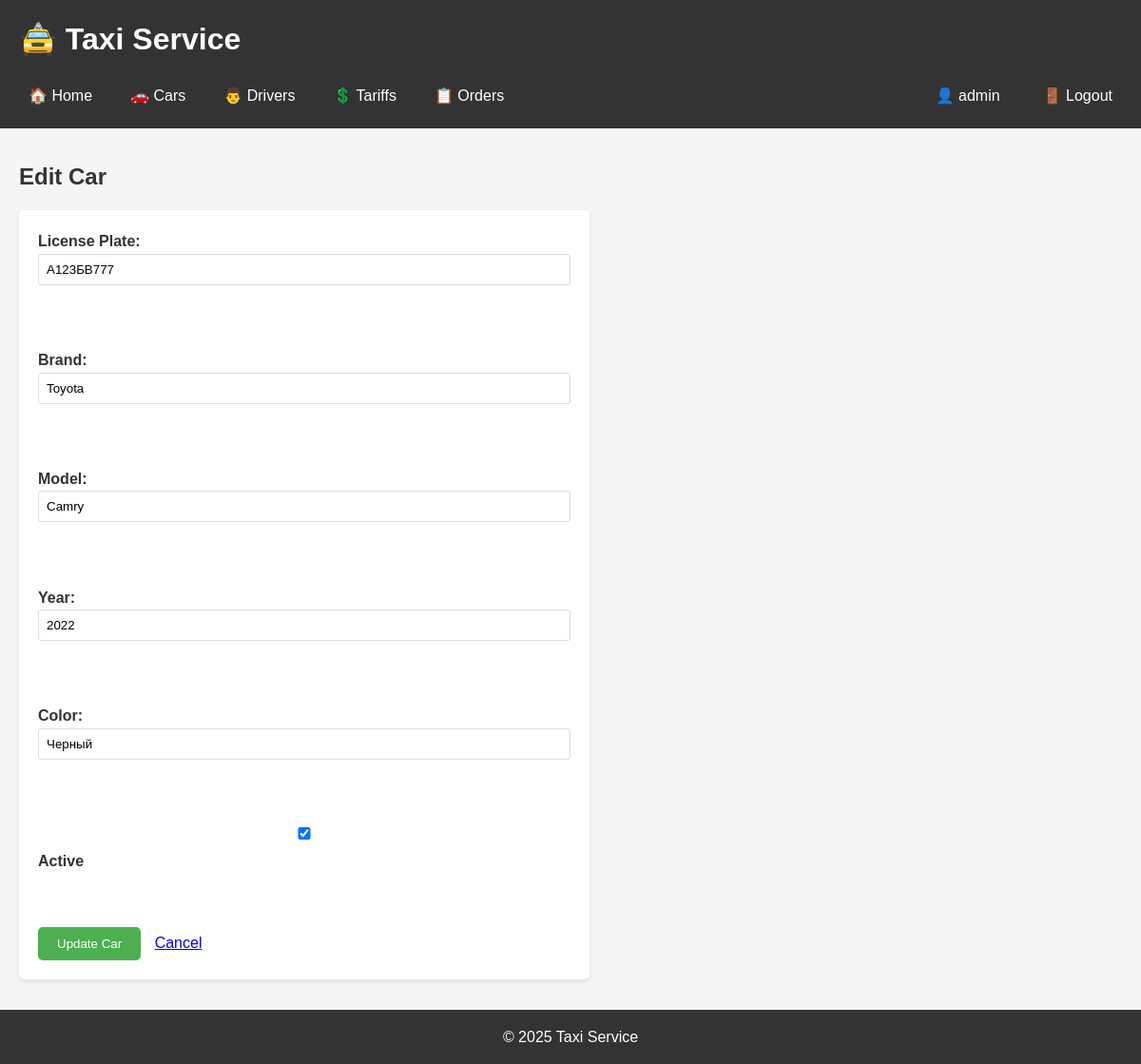
Screenshot of /pages/car_form.php?id=1 (signed in) with the database file from the repository.
### tables this page shows
CREATE TABLE `cars` (
  `car_id` int(11) NOT NULL,
  `license_plate` varchar(20) NOT NULL,
  `brand` varchar(50) NOT NULL,
  `model` varchar(50) NOT NULL,
  `year` int(11) NOT NULL,
  `color` varchar(30) DEFAULT NULL,
  `is_active` tinyint(1) DEFAULT 1
);

### pages/car_form.php (the view, shortened to what this page needs)
<?php
require_once "../includes/auth.php";
$car = null;
if (isset($_GET["id"])) {
    $stmt = $pdo->prepare("SELECT * FROM cars WHERE car_id = ?");
    $stmt->execute([$_GET["id"]]);
    $car = $stmt->fetch();
}
include "../includes/header.php";
?>
<h2><?= $car ? "Edit Car" : "Add Car" ?></h2>
<form action="../actions/<?= $car ? "edit" : "add" ?>_car.php" method="POST">
    <label>License Plate:<br><input type="text" name="license_plate" value="<?= htmlspecialchars($car["license_plate"] ?? "") ?>" required></label><br><br>
    <label>Brand:<br><input type="text" name="brand" value="<?= htmlspecialchars($car["brand"] ?? "") ?>" required></label><br><br>
    <label>Model:<br><input type="text" name="model" value="<?= htmlspecialchars($car["model"] ?? "") ?>" required></label><br><br>
    <label>Year:<br><input type="number" name="year" value="<?= $car["year"] ?? "" ?>" required></label><br><br>
    <label>Color:<br><input type="text" name="color" value="<?= htmlspecialchars($car["color"] ?? "") ?>"></label><br><br>
    <label><input type="checkbox" name="is_active" value="1" <?= ($car["is_active"] ?? 1) ? "checked" : "" ?>> Active</label><br><br>
    <button type="submit" style="background: #4CAF50; color: white; padding: 10px 20px; border: none; border-radius: 5px; cursor: pointer;"><?= $car ? "Update" : "Add" ?> Car</button>
    <a href="cars.php" style="margin-left: 10px;">Cancel</a>
</form>
<?php include "../includes/footer.php"; ?>

### assets/style.css (style rules this page uses)
* { margin: 0; padding: 0; box-sizing: border-box; }
body { font-family: Arial, sans-serif; background-color: #f5f5f5; color: #333; line-height: 1.6; }
h2 { margin-bottom: 1rem; color: #333; }
form { background: white; padding: 20px; border-radius: 5px; box-shadow: 0 2px 5px rgba(0,0,0,0.1); max-width: 600px; }
form label { display: block; margin-bottom: 5px; font-weight: bold; }
form input, form select, form textarea { width: 100%; padding: 8px; margin-bottom: 10px; border: 1px solid #ddd; border-radius: 3px; }
form button { background: #4CAF50; color: white; padding: 10px 20px; border: none; border-radius: 5px; cursor: pointer; }

### rows the page displays
cars: license_plate "А123БВ777", brand "Toyota", model "Camry", year "2022", color "Черный", is_active "☑"

### other values shown
$_SESSION['username'] "admin"
